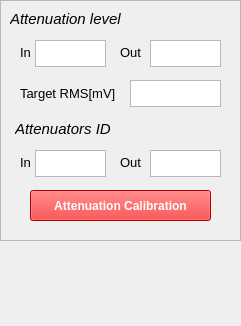
        <widget class="QWidget" name="attConn">
         <property name="geometry">
          <rect>
           <x>0</x>
           <y>0</y>
           <width>241</width>
           <height>326</height>
          </rect>
         </property>
         <attribute name="label">
          <string>Attenuators</string>
         </attribute>
         <widget class="QFrame" name="frame_4">
          <property name="geometry">
           <rect>
            <x>0</x>
            <y>0</y>
            <width>241</width>
            <height>241</height>
           </rect>
          </property>
          <property name="frameShape">
           <enum>QFrame::StyledPanel</enum>
          </property>
          <property name="frameShadow">
           <enum>QFrame::Raised</enum>
          </property>
          <widget class="QLabel" name="label_25">
           <property name="geometry">
            <rect>
             <x>20</x>
             <y>44</y>
             <width>91</width>
             <height>17</height>
            </rect>
           </property>
           <property name="font">
            <font>
             <pointsize>10</pointsize>
             <weight>50</weight>
             <bold>false</bold>
            </font>
           </property>
           <property name="text">
            <string>In</string>
           </property>
          </widget>
          <widget class="QTextEdit" name="attInEdit">
           <property name="geometry">
            <rect>
             <x>35</x>
             <y>40</y>
             <width>71</width>
             <height>27</height>
            </rect>
           </property>
           <property name="font">
            <font>
             <weight>50</weight>
             <bold>false</bold>
            </font>
           </property>
          </widget>
          <widget class="QLabel" name="label_17">
           <property name="geometry">
            <rect>
             <x>10</x>
             <y>10</y>
             <width>181</width>
             <height>17</height>
            </rect>
           </property>
           <property name="font">
            <font>
             <pointsize>11</pointsize>
             <weight>50</weight>
             <italic>true</italic>
             <bold>false</bold>
             <underline>false</underline>
             <kerning>true</kerning>
            </font>
           </property>
           <property name="text">
            <string>Attenuation level</string>
           </property>
          </widget>
          <widget class="QLabel" name="label_26">
           <property name="geometry">
            <rect>
             <x>120</x>
             <y>44</y>
             <width>91</width>
             <height>17</height>
            </rect>
           </property>
           <property name="font">
            <font>
             <pointsize>10</pointsize>
             <weight>50</weight>
             <bold>false</bold>
            </font>
           </property>
           <property name="text">
            <string>Out</string>
           </property>
          </widget>
          <widget class="QTextEdit" name="attOutEdit">
           <property name="geometry">
            <rect>
             <x>150</x>
             <y>40</y>
             <width>71</width>
             <height>27</height>
            </rect>
           </property>
           <property name="font">
            <font>
             <weight>50</weight>
             <bold>false</bold>
            </font>
           </property>
          </widget>
          <widget class="QTextEdit" name="tarLevelEdit">
           <property name="geometry">
            <rect>
             <x>130</x>
             <y>80</y>
             <width>91</width>
             <height>27</height>
            </rect>
           </property>
           <property name="font">
            <font>
             <weight>50</weight>
             <bold>false</bold>
            </font>
           </property>
          </widget>
          <widget class="QLabel" name="label_27">
           <property name="geometry">
            <rect>
             <x>20</x>
             <y>85</y>
             <width>101</width>
             <height>17</height>
            </rect>
           </property>
           <property name="font">
            <font>
             <pointsize>10</pointsize>
             <weight>50</weight>
             <bold>false</bold>
            </font>
           </property>
           <property name="text">
            <string>Target RMS[mV]</string>
           </property>
          </widget>
          <widget class="QPushButton" name="attBtn">
           <property name="geometry">
            <rect>
             <x>30</x>
             <y>190</y>
             <width>181</width>
             <height>31</height>
            </rect>
           </property>
           <property name="font">
            <font>
             <weight>75</weight>
             <bold>true</bold>
            </font>
           </property>
           <property name="styleSheet">
            <string notr="true">color: white;
background-color: red</string>
           </property>
           <property name="text">
            <string>Attenuation Calibration</string>
           </property>
          </widget>
          <widget class="QTextEdit" name="attOutIDEdit">
           <property name="geometry">
            <rect>
             <x>150</x>
             <y>150</y>
             <width>71</width>
             <height>27</height>
            </rect>
           </property>
           <property name="font">
            <font>
             <weight>50</weight>
             <bold>false</bold>
            </font>
           </property>
          </widget>
          <widget class="QLabel" name="label_29">
           <property name="geometry">
            <rect>
             <x>15</x>
             <y>120</y>
             <width>181</width>
             <height>17</height>
            </rect>
           </property>
           <property name="font">
            <font>
             <pointsize>11</pointsize>
             <weight>50</weight>
             <italic>true</italic>
             <bold>false</bold>
             <underline>false</underline>
             <kerning>true</kerning>
            </font>
           </property>
           <property name="text">
            <string>Attenuators ID</string>
           </property>
          </widget>
          <widget class="QLabel" name="label_34">
           <property name="geometry">
            <rect>
             <x>120</x>
             <y>154</y>
             <width>91</width>
             <height>17</height>
            </rect>
           </property>
           <property name="font">
            <font>
             <pointsize>10</pointsize>
             <weight>50</weight>
             <bold>false</bold>
            </font>
           </property>
           <property name="text">
            <string>Out</string>
           </property>
          </widget>
          <widget class="QLabel" name="label_35">
           <property name="geometry">
            <rect>
             <x>20</x>
             <y>154</y>
             <width>91</width>
             <height>17</height>
            </rect>
           </property>
           <property name="font">
            <font>
             <pointsize>10</pointsize>
             <weight>50</weight>
             <bold>false</bold>
            </font>
           </property>
           <property name="text">
            <string>In</string>
           </property>
          </widget>
          <widget class="QTextEdit" name="attInIDEdit">
           <property name="geometry">
            <rect>
             <x>35</x>
             <y>150</y>
             <width>71</width>
             <height>27</height>
            </rect>
           </property>
           <property name="font">
            <font>
             <weight>50</weight>
             <bold>false</bold>
            </font>
           </property>
          </widget>
         </widget>
        </widget>
